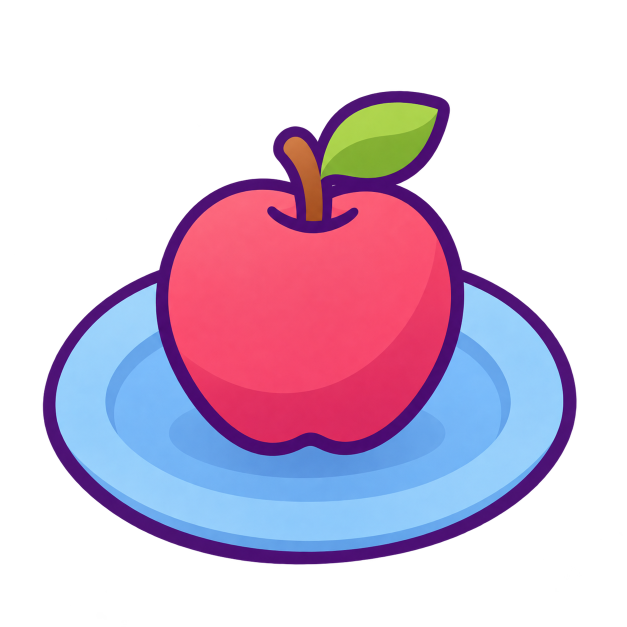
#> input picture demos/short-context-250/artwork-v2/originals/originals/adults-v1.png-v1.png, 1254 x 1254 px (shown at 1/2 size)
$ python record-generated.py originals/adults-v1.png originals/apples-1-v1.png
#> lines starting #> are read from the running program, lines starting #| are printed output that depends on the picture
"""Preserve original imagegen bytes and exact source metadata; never alter pixels."""
from pathlib import Path
import hashlib, json, shutil, sys
from PIL import Image

root=Path(__file__).resolve().parent
identifier, original_path=sys.argv[1:]
original=Path(original_path)
destination=root/'originals'/f'{identifier}-v1.png'
destination.parent.mkdir(exist_ok=True)
if destination.exists() and destination.read_bytes()!=original.read_bytes():
    raise RuntimeError('Preserve earlier variants instead of overwriting')
shutil.copy2(original,destination)
with Image.open(destination) as image:
#> image is the input picture: PIL image 1254x1254 RGBA; mean R, G, B, A 66.8, 48.5, 69.1, 105.6
    alpha=image.convert('RGBA').getchannel('A')
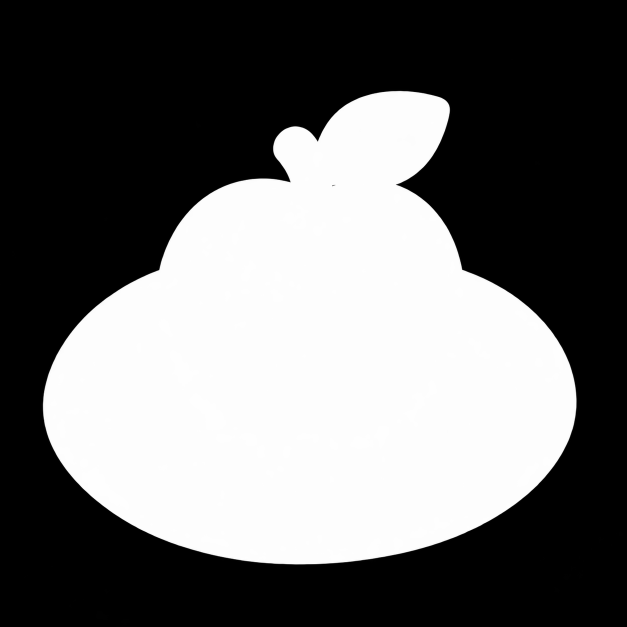
#> alpha: PIL image 1254x1254 L (shown at 1/2 size); min 0, max 255, mean 105.6
    record={'id':identifier,'sourcePath':str(original),'original':str(destination.relative_to(root)),
        'sha256':hashlib.sha256(destination.read_bytes()).hexdigest(),'width':image.width,'height':image.height,
        'alphaExtrema':alpha.getextrema(),'transparentPixels':sum(n for value,n in enumerate(alpha.histogram()) if value==0),
        'status':'pending-owner-review','visualReview':'pending'}
(root/f'{identifier}-record.json').write_text(json.dumps(record,indent=2)+'\n')
print(json.dumps(record))
#> (printed output is left out)

$ run again, on demos/short-context-250/artwork-v2/originals/originals/arm-v1.png-v1.png
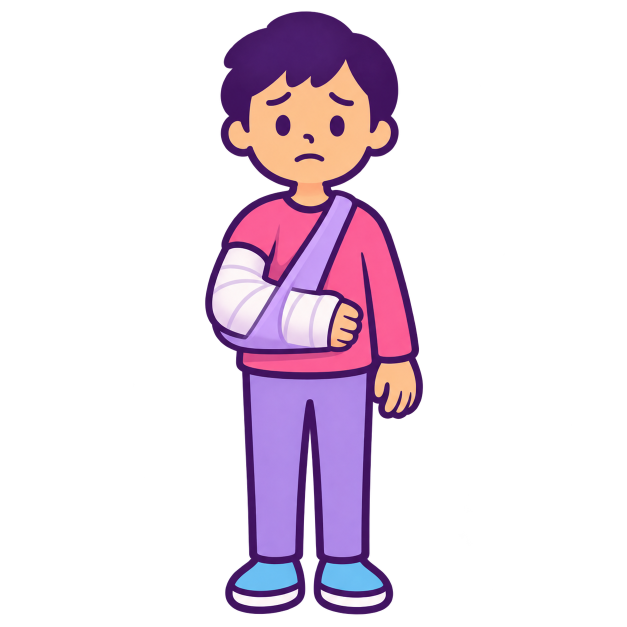
#> input picture demos/short-context-250/artwork-v2/originals/originals/arm-v1.png-v1.png, 1254 x 1254 px (shown at 1/2 size)
#> image is the input picture: PIL image 1254x1254 RGBA; mean R, G, B, A 36.8, 24.1, 36.3, 57.1
#> `alpha=image.convert('RGBA').getchannel('A')`:
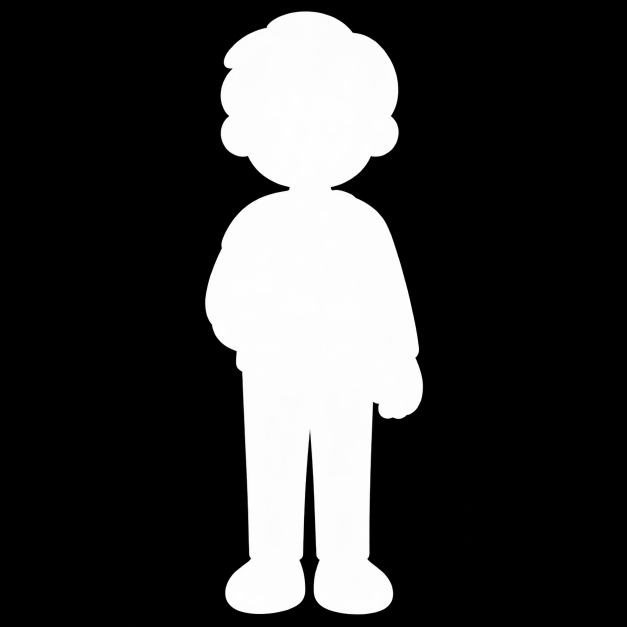
#> alpha: PIL image 1254x1254 L (shown at 1/2 size); min 0, max 255, mean 57.1
#> (printed output is left out)

$ run again, on demos/short-context-250/artwork-v2/originals/originals/babies-v1.png-v1.png
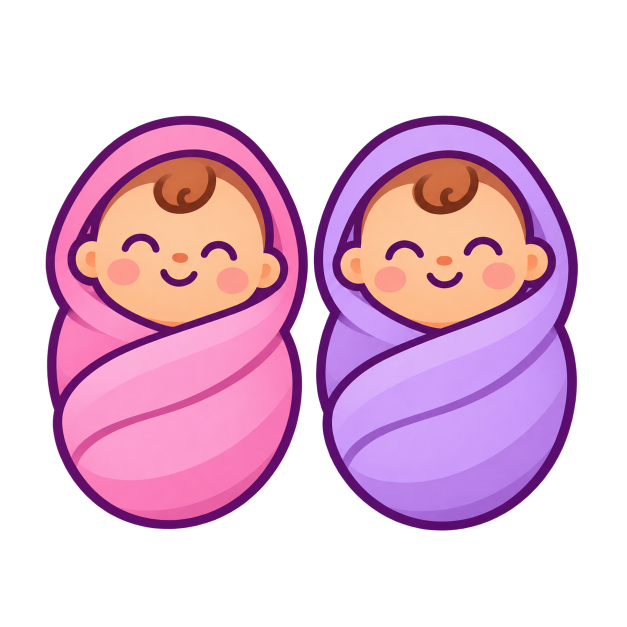
#> input picture demos/short-context-250/artwork-v2/originals/originals/babies-v1.png-v1.png, 1254 x 1254 px (shown at 1/2 size)
#> image is the input picture: PIL image 1254x1254 RGBA; mean R, G, B, A 92.4, 56.8, 79.7, 115.4
#> `alpha=image.convert('RGBA').getchannel('A')`:
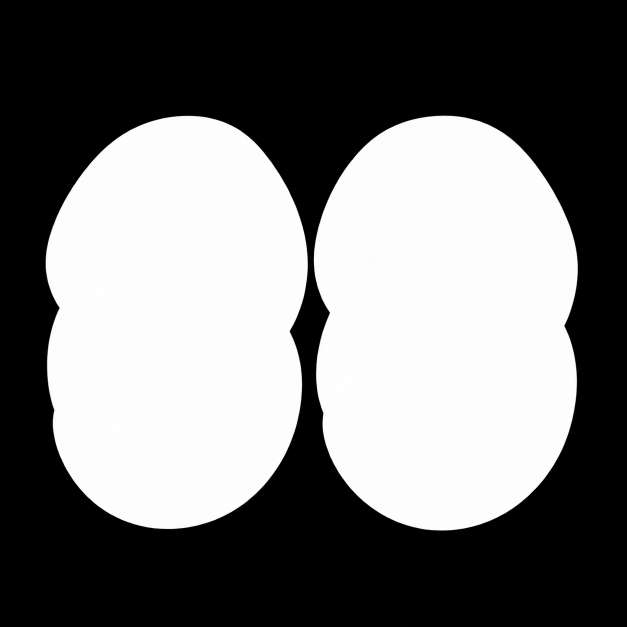
#> alpha: PIL image 1254x1254 L (shown at 1/2 size); min 0, max 255, mean 115.4
#> (printed output is left out)

$ run again, on demos/short-context-250/artwork-v2/originals/originals/carry-v1.png-v1.png
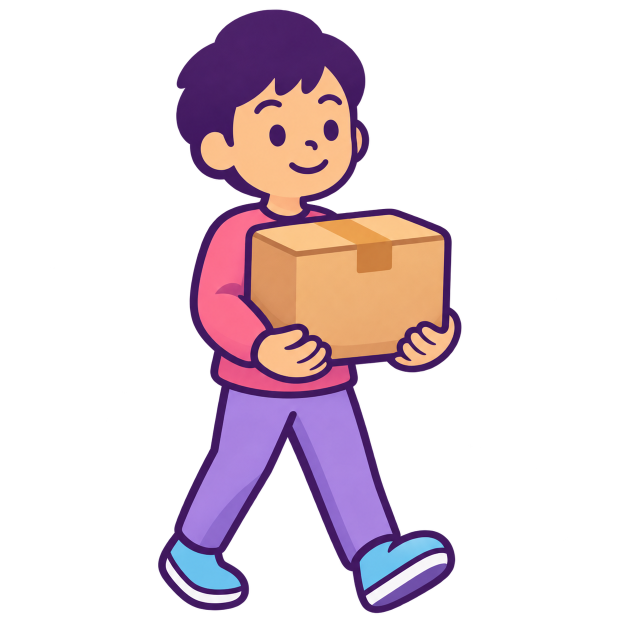
#> input picture demos/short-context-250/artwork-v2/originals/originals/carry-v1.png-v1.png, 1254 x 1254 px (shown at 1/2 size)
#> image is the input picture: PIL image 1254x1254 RGBA; mean R, G, B, A 43.6, 29.8, 37, 67.6
#> `alpha=image.convert('RGBA').getchannel('A')`:
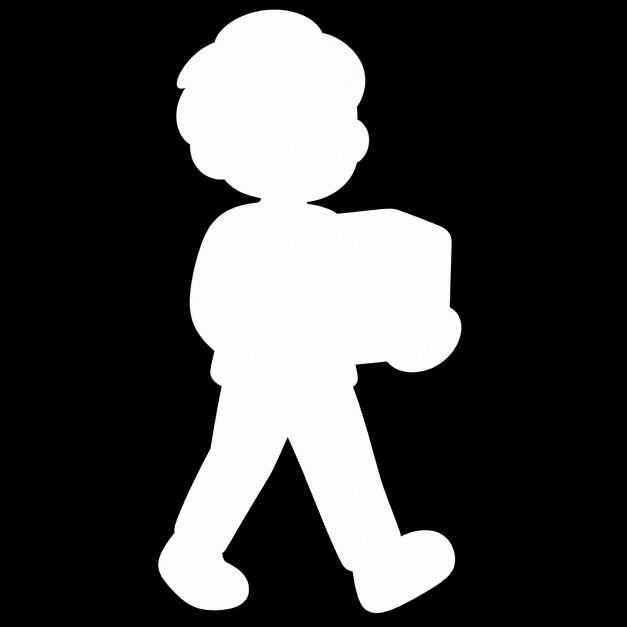
#> alpha: PIL image 1254x1254 L (shown at 1/2 size); min 0, max 255, mean 67.6
#> (printed output is left out)

$ run again, on demos/short-context-250/artwork-v2/originals/originals/adults-v1.png-v1.png
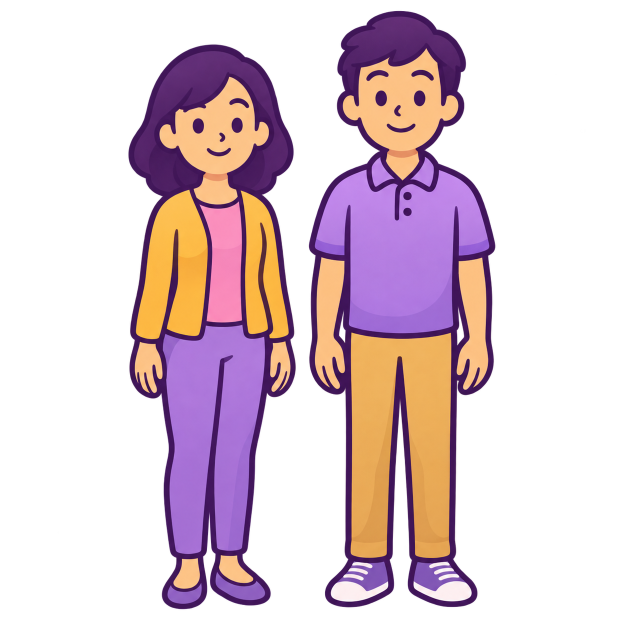
#> input picture demos/short-context-250/artwork-v2/originals/originals/adults-v1.png-v1.png, 1254 x 1254 px (shown at 1/2 size)
#> image is the input picture: PIL image 1254x1254 RGBA; mean R, G, B, A 61.3, 41.1, 49.6, 91.9
#> `alpha=image.convert('RGBA').getchannel('A')`:
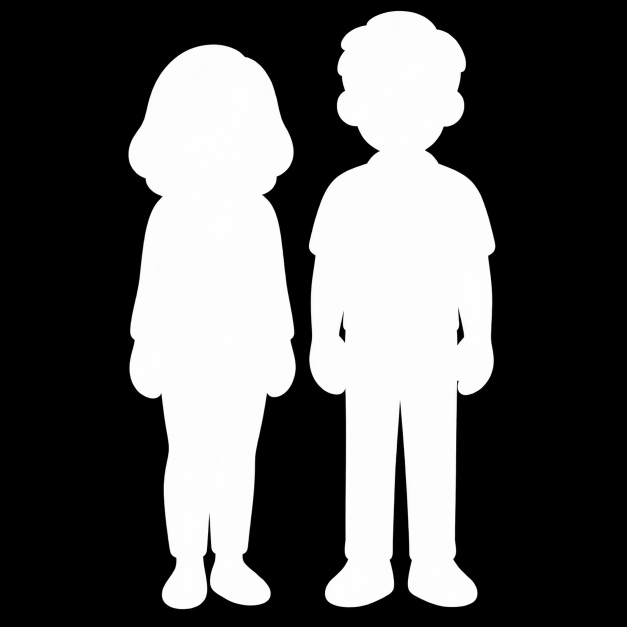
#> alpha: PIL image 1254x1254 L (shown at 1/2 size); min 0, max 255, mean 91.9
#> (printed output is left out)
